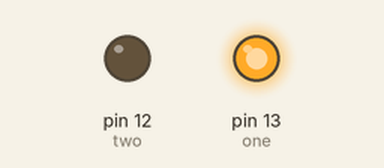
This sketch was run on a simulated Arduino Uno, built with avr-gcc and run on an emulated ATmega328P. Parts: output pins drawn as LEDs (lit = HIGH).

Above: at 5.0 s.
At 15.0 s:
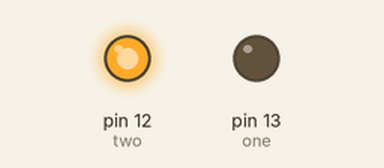
Timing chart, 0 to 26.0 s (numbered marks = the images above):
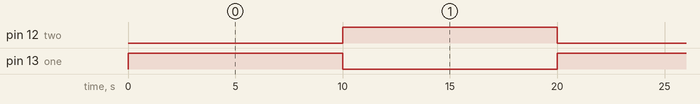

The sketch:

semaphore.ino
```cpp
#define one 13
#define two 12

void setup() {
  // put your setup code here, to run once:
  pinMode(one, OUTPUT);
  pinMode(two, OUTPUT);
}

void loop() {
  digitalWrite(one, HIGH);
  digitalWrite(two, LOW);
  delay(10000);

  digitalWrite(one, LOW);
  digitalWrite(two, HIGH);
  delay(10000);
}
```

Measured:
- by itself, pin 12 (two), pin 13 (one): alternates HIGH for 10.0 s and LOW for 10.0 s
